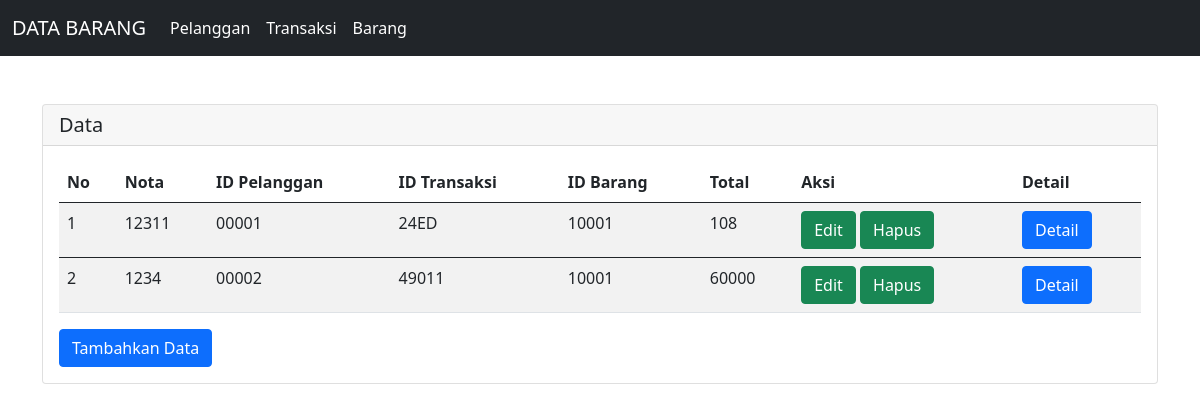
/menu/data.php, run on the app's committed database.
### tables this page shows
CREATE TABLE `detail` (
  `nota` varchar(10) NOT NULL,
  `id_pelanggan` varchar(15) NOT NULL,
  `nama` varchar(20) NOT NULL,
  `alamat` varchar(100) NOT NULL,
  `telp` varchar(15) NOT NULL,
  `id_barang` varchar(10) NOT NULL,
  `nama_barang` varchar(50) NOT NULL,
  `harga` varchar(80) NOT NULL,
  `jml_barang` varchar(20) NOT NULL,
  `total` varchar(20) NOT NULL,
  `id_trans` varchar(15) NOT NULL,
  `tanggal` date NOT NULL,
  `stok` varchar(20) NOT NULL
);

### menu/data.php (the view, shortened to what this page needs)
<!doctype html>
<html lang="en">
  <head>
    <link href="https://cdn.jsdelivr.net/npm/bootstrap@5.0.2/dist/css/bootstrap.min.css" rel="stylesheet">
  </head>
  <body>
		   <nav class="navbar navbar-expand-lg navbar-dark bg-dark">
		  		<div class="container-fluid">
				    <a class="navbar-brand" disabled>DATA BARANG</a>
		    	<div class="collapse navbar-collapse" id="navbarNav">
				      <ul class="navbar-nav">
				        <li class="nav-item">
				          <a class="nav-link active" aria-current="page" href="../pelanggan/data_pelanggan.php">Pelanggan</a>
				        </li>
				        <li class="nav-item">
			            <a class="nav-link active" aria-current="page" href="../transaksi/data_transaksi.php">Transaksi</a>
			          </li>
			          <li class="nav-item">
			            <a class="nav-link active" aria-current="page" href="../barang/data_barang.php">Barang</a>
			          </li>
				      </ul>
		   		 </div>
		 		 </div>
			</nav>
			<div class="container">
			<div class="card mt-5">
			  <h5 class="card-header"> Data </h5>
			  <div class="card-body">
							    <table class="table table-striped table-hover ">
							  <thead>
							    <tr>
							    	<th scope="col">No </th>
							      <th scope="col">Nota</th>
							      <th scope="col">ID Pelanggan</th>
							      <th scope="col">ID Transaksi</th>
							      <th scope="col">ID Barang</th>
							      <th scope="col">Total</th>
							      <th scope="col">Aksi</th>
							      <th scope="col">Detail</th>
							    </tr>
							  </thead>
							  <?php
					        require_once('../koneksi/config.php');
					        $no = 1;
					        $query = mysqli_query($conn, 'SELECT * FROM detail');
					        while ($data = mysqli_fetch_array($query)) {
					        	?>
								  <tbody>
								     <tr>
			                <td><?php echo $no++ ?></td>
			                <td><?php echo $data['nota'] ?></td>
			                <td><?php echo $data['id_pelanggan'] ?></td>
			                <td><?php echo $data['id_trans'] ?></td>
			                <td><?php echo $data['id_barang'] ?></td>
			                <td><?php echo $data['total'] ?></td>
								      <td>
										  <a href="edit_menu.php?nota=<?=$data['nota']?>" type="button" class="btn btn-success btn-md">Edit</a>
										  <a href="hapus.php?nota=<?=$data['nota']?>" type="button" class="btn btn-success btn-md">Hapus</a>
								      </td>
								      <td>
								      	<div class="btn-group" aria-label="Basic example">
										  <a href="detail.php?nota=<?=$data['nota']?>" type="button" class="btn btn-primary">Detail</a>
												</div>
								      </td>
								    </tr>
								  </tbody>
											<?php } ?>
									</table>
								   <a class="btn btn-primary" href="tambah.php" role="button">Tambahkan Data</a>
			  </div>
			</div>
  </body>
  </html>

### data on the page
detail: nota "12311", id_pelanggan "00001", id_trans "24ED", id_barang "10001", total "108"
detail: nota "1234", id_pelanggan "00002", id_trans "49011", id_barang "10001", total "60000"
